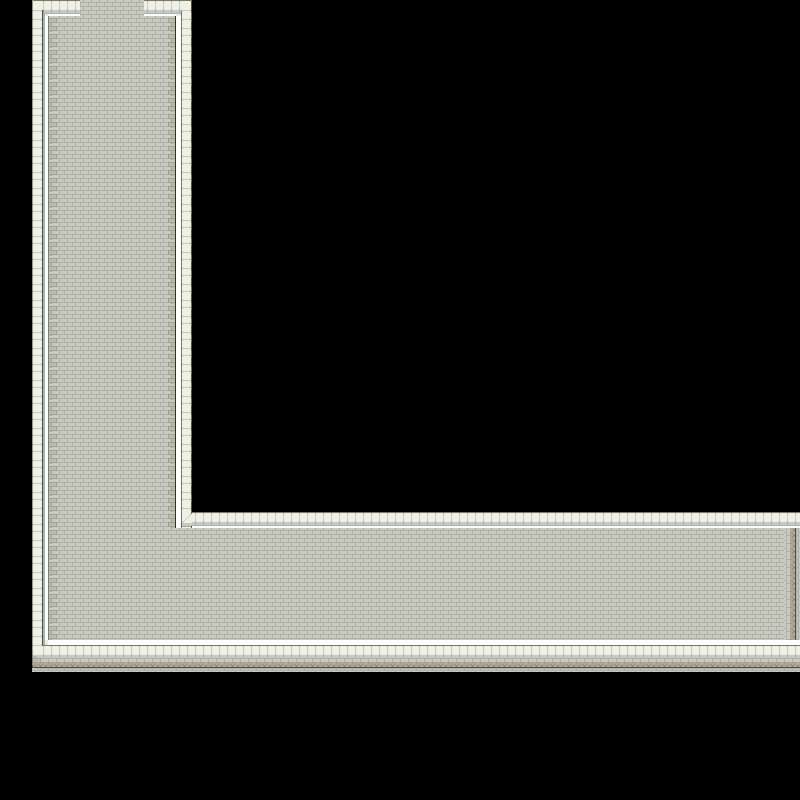

This is a level from a 2D game, rendered from its Tiled map with the project's own tilesets. A one-line summary and the map file follow, with tile-layer data summarised:
An orthogonal 50x50 tile map with 16x16 px tiles, 1 tile layer (Tile Layer 1) and 27 objects (7x TurretEntity, 6x TurretEntity2, 6x EnemyEntity2, mainPlayer, me.LevelEntity).

<map version="1.0" orientation="orthogonal" renderorder="right-down" width="50" height="50" tilewidth="16" tileheight="16" nextobjectid="40">
 <tileset firstgid="1" name="cityPuzzle2" tilewidth="16" tileheight="16">
  <image source="cityPuzzle2.png" trans="ff00ff" width="800" height="800" />
 </tileset>
 <layer name="Tile Layer 1" width="50" height="50">
  <data>[2500 cells, 2500 non-empty, 2500 distinct tile ids]</data>
 </layer>
 <objectgroup name="Entity">
  <object id="1" name="mainPlayer" x="97" y="47" width="24" height="32">
   <properties>
    <property name="image" value="hero" />
    <property name="spritewidth" value="24" />
   </properties>
  </object>
  <object id="3" name="me.LevelEntity" x="784" y="532" width="104" height="8" rotation="90">
   <properties>
    <property name="duration" value="250" />
    <property name="fade" value="#000000" />
    <property name="to" value="cityPuzzle3" />
   </properties>
  </object>
 </objectgroup>
 <objectgroup name="EnemyEntity">
  <object id="4" name="TurretEntity" x="64" y="156" width="16" height="14">
   <properties>
    <property name="image" value="turret" />
    <property name="spritewidth" value="16" />
   </properties>
  </object>
  <object id="5" name="TurretEntity2" x="144" y="196" width="16" height="14">
   <properties>
    <property name="image" value="turret" />
    <property name="spritewidth" value="16" />
   </properties>
  </object>
  <object id="6" name="TurretEntity" x="64" y="176" width="16" height="14">
   <properties>
    <property name="image" value="turret" />
    <property name="spritewidth" value="16" />
   </properties>
  </object>
  <object id="8" name="TurretEntity2" x="144" y="216" width="16" height="14">
   <properties>
    <property name="image" value="turret" />
    <property name="spritewidth" value="16" />
   </properties>
  </object>
  <object id="9" name="EnemyEntity2" x="56" y="272" width="24" height="292" />
  <object id="11" name="EnemyEntity2" x="97" y="282" width="24" height="72" />
  <object id="12" name="EnemyEntity2" x="96" y="452" width="24" height="72" />
  <object id="13" name="EnemyEntity2" x="140" y="276" width="24" height="284" />
  <object id="14" name="TurretEntity2" x="412" y="532" width="16" height="14">
   <properties>
    <property name="image" value="turret" />
    <property name="spritewidth" value="16" />
   </properties>
  </object>
  <object id="15" name="TurretEntity" x="224" y="557" width="16" height="14">
   <properties>
    <property name="image" value="turret" />
    <property name="spritewidth" value="16" />
   </properties>
  </object>
  <object id="18" name="TurretEntity" x="224" y="623" width="16" height="14">
   <properties>
    <property name="image" value="turret" />
    <property name="spritewidth" value="16" />
   </properties>
  </object>
  <object id="20" name="TurretEntity" x="588" y="556" width="16" height="14">
   <properties>
    <property name="image" value="turret" />
    <property name="spritewidth" value="16" />
   </properties>
  </object>
  <object id="22" name="TurretEntity" x="588" y="616" width="16" height="14">
   <properties>
    <property name="image" value="turret" />
    <property name="spritewidth" value="16" />
   </properties>
  </object>
  <object id="24" name="TurretEntity" x="412" y="560" width="16" height="14">
   <properties>
    <property name="image" value="turret" />
    <property name="spritewidth" value="16" />
   </properties>
  </object>
  <object id="25" name="TurretEntity2" x="588" y="586" width="16" height="14">
   <properties>
    <property name="image" value="turret" />
    <property name="spritewidth" value="16" />
   </properties>
  </object>
  <object id="26" name="TurretEntity2" x="224" y="591" width="16" height="14">
   <properties>
    <property name="image" value="turret" />
    <property name="spritewidth" value="16" />
   </properties>
  </object>
  <object id="27" name="TurretEntity2" x="412" y="588" width="16" height="14">
   <properties>
    <property name="image" value="turret" />
    <property name="spritewidth" value="16" />
   </properties>
  </object>
  <object id="28" name="EnemyEntity2" x="320" y="528" width="24" height="108" />
  <object id="29" name="EnemyEntity2" x="508" y="528" width="24" height="108" />
 </objectgroup>
 <objectgroup name="collision">
  <object id="32" x="44" y="4">
   <polyline points="0,0 136,0 140,512 752,512 752,640 0,640 0,0" />
  </object>
  <object id="33" x="416" y="520">
   <polyline points="0,0 0,80 12,80 8,0 0,0" />
  </object>
  <object id="34" x="228" y="636">
   <polyline points="0,0 0,-76 8,-76 8,0" />
  </object>
  <object id="36" x="592" y="644">
   <polyline points="0,0 0,-88 8,-88 8,0" />
  </object>
  <object id="37" x="48" y="156">
   <polyline points="0,0 32,0 32,28 0,28 0,0" />
  </object>
  <object id="38" x="184" y="196">
   <polyline points="0,0 -36,0 -36,24 -32,28 0,28 0,0" />
  </object>
 </objectgroup>
</map>
